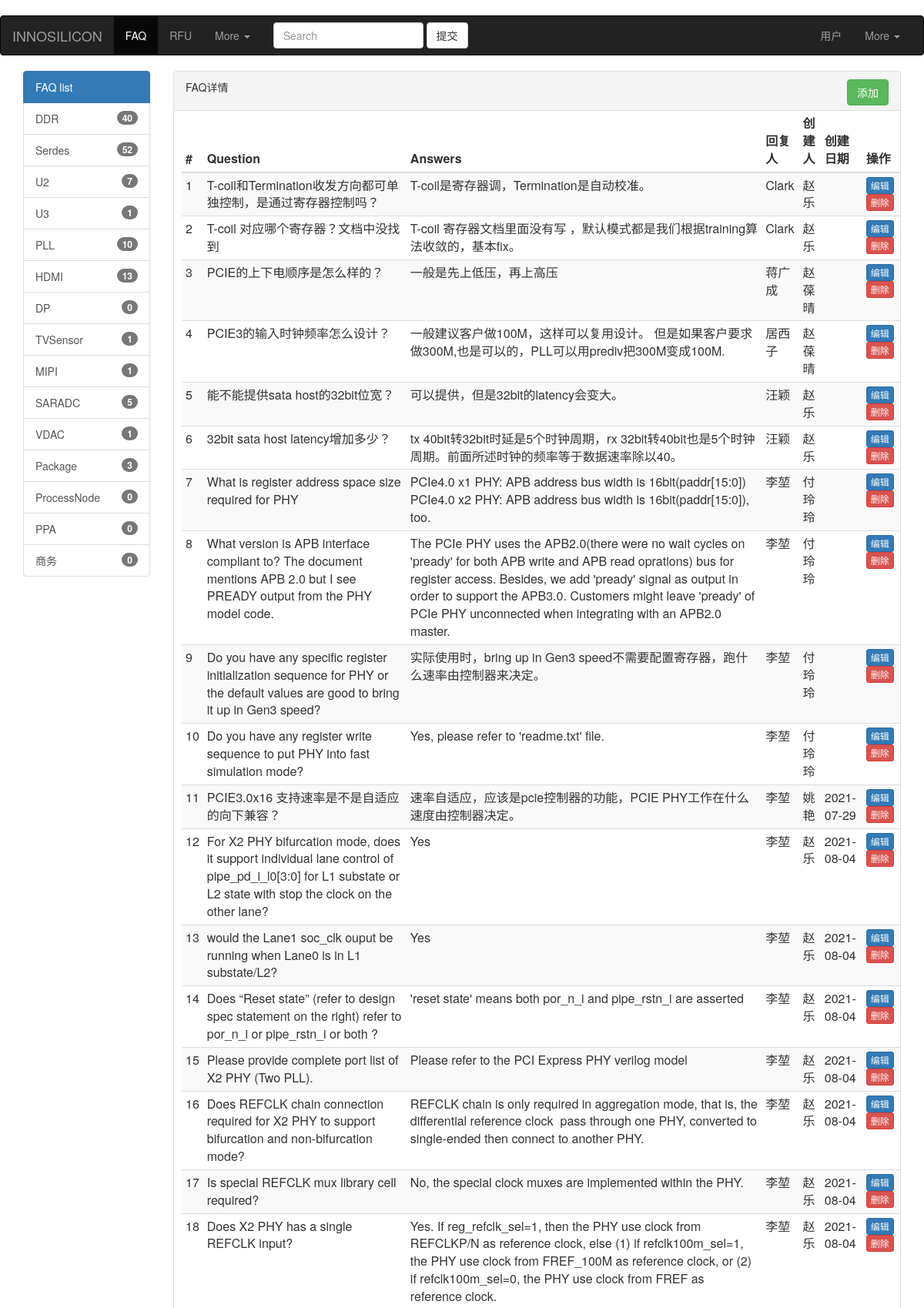
The page /index/serdes/ (upper part) on the database its author committed.
### app01/models.py (models this page shows)
class Serdes(models.Model):
    question =  models.TextField(verbose_name='问题')
    answers = models.TextField(verbose_name='回复',null=True)
    replier = models.CharField(verbose_name='回复人',max_length=32,null=True)
    creator = models.CharField(verbose_name='创建人',max_length=32,null=True)
    create_time = models.DateField(verbose_name='创建时间',auto_now=False,null=True)
    class Meta:
        verbose_name_plural = 'Serdes'

### app01/views.py (the view)
# urls.py: path('', views.Index.as_view()),
class Index(View):
    def get(self, request,name=None):
        table_list = [DDR, Serdes, U2, U3, Pll, Hdmi, Dp, TVSensor, MIPI, SARADC, VDAC, Package]
        name_list = ['DDR','Serdes','U2','U3','PLL','HDMI','DP','TVSensor','MIPI','SARADC','VDAC','Package']
        len_list = []
        for item in table_list:
            len_list.append(item.objects.count())
        rst_list = dict(zip(name_list,len_list))
        if name:
            name_upper = name.upper()
        else:
            name_upper = name
        if name_upper == 'DDR':
            ddr_queryset = DDR.objects.all()
        elif name_upper == 'HDMI':
            ddr_queryset = Hdmi.objects.all()
        elif name_upper == 'U2':
            ddr_queryset = U2.objects.all()
        elif name_upper == 'U3':
            ddr_queryset = U3.objects.all()
        elif name_upper =='PLL':
            ddr_queryset = Pll.objects.all()
        elif  name_upper == 'SERDES':
            ddr_queryset = Serdes.objects.all()
        elif name_upper == 'DP':
            ddr_queryset = Dp.objects.all()
        elif name_upper == 'TVSENSOR':
            ddr_queryset = TVSensor.objects.all()
        elif name_upper == 'MIPI':
            ddr_queryset = MIPI.objects.all()
        elif name_upper == 'SARADC':
            ddr_queryset = SARADC.objects.all()
        elif name_upper == 'VDAC':
            ddr_queryset = VDAC.objects.all()
        elif name_upper == 'PACKAGE':
            ddr_queryset = Package.objects.all()
        else:
            ddr_queryset = DDR.objects.all()
        return render(request,'index.html', locals())

### templates/index.html (shortened to what this page needs)
﻿<!DOCTYPE html>
<html>
<head>
    <link rel="stylesheet" href="https://cdn.staticfile.org/twitter-bootstrap/3.3.7/css/bootstrap.min.css">
</head>
<body>
<nav class="navbar navbar-inverse">
    <div class="container-fluid">
        <div class="navbar-header">
            <a class="navbar-brand" href="#">INNOSILICON </a>
        </div>
        <div class="collapse navbar-collapse" id="bs-example-navbar-collapse-1">
            <ul class="nav navbar-nav">
                <li class="active"><a href="/index/faq/">FAQ <span class="sr-only">(current)</span></a></li>
                <li><a href="#">RFU</a></li>
                <li class="dropdown">
                    <a href="#" class="dropdown-toggle" data-toggle="dropdown" role="button" aria-haspopup="true"
                       aria-expanded="false">More <span class="caret"></span></a>
                </li>
            </ul>
            <form class="navbar-form navbar-left">
                <div class="form-group">
                    <input type="text" class="form-control" placeholder="Search">
                </div>
                <button type="submit" class="btn btn-default">提交</button>
            </form>
            <ul class="nav navbar-nav navbar-right">
                <li><a href="#">用户</a></li>
                <li class="dropdown">
                    <a href="#" class="dropdown-toggle" data-toggle="dropdown" role="button" aria-haspopup="true"
                       aria-expanded="false">More <span class="caret"></span></a>
                </li>
            </ul>
        </div>
    </div>
</nav>
<div class="container-fluid">
    <div class='col-md-2 col-sm-2 col-xs-2 col-xm-2'>
        <div class="list-group">
            <a href="/index/faq/" class="list-group-item active">FAQ list</a>
            {% for k,v in rst_list.items %}
                 <a href="/index/{{ k|lower }}/" class="list-group-item"><span class="badge">{{ v }}</span>{{ k }}</a>
            {% endfor %}
            <a href="/index/processnode/" class="list-group-item">ProcessNode<span class="badge">0</span></a>
            <a href="/index/ppa/" class="list-group-item">PPA<span class="badge">0</span></a>
            <a href="/index/shangwu/" class="list-group-item">商务<span class="badge">0</span></a>
        </div>
    </div>
    <div class='col-md-10 col-sm-10 col-xs-10 col-xm-10'>
        <div class="panel panel-default">
            <div class="panel-heading ">
                <p>FAQ详情<a href="" class="btn btn-success pull-right">添加</a></p>
            </div>
            <div style="margin:0 0 0 10px">
                <table class="table table-hover table-striped table-condensed">
                    <thead>
                    <tr>
                        <th>#</th>
                        <th>Question</th>
                        <th>Answers</th>
                        <th>回复人</th>
                        <th>创建人</th>
                        <th>创建日期</th>
                        <th>操作</th>
                    </tr>
                    </thead>
                    <tbody>
                    {% for ddr_obj in ddr_queryset %}
                        <tr>
                            <td>{{ forloop.counter }}</td>
                            <td>{{ ddr_obj.question }}</td>
                            <td>{{ ddr_obj.answers }}</td>
                            <td>{{ ddr_obj.replier }}</td>
                            <td>{{ ddr_obj.creator }}</td>
                            <td>{{ ddr_obj.create_time|date:'Y-m-d' }}</td>
                            <td>
                                <a href="" class="btn btn-primary btn-xs">编辑</a>
                                <a href="" class="btn btn-danger btn-xs">删除</a>
                            </td>
                        </tr>
                    {% endfor %}
                    </tbody>
                </table>
            </div>
        </div>
    </div>
</div>
</body>
</html>

### rows shown on the page
Serdes: question "T-coil和Termination收发方向都可单独控制，是通过寄存器控制吗？", answers "T-coil是寄存器调，Termination是自动校准。", replier "Clark", creator "赵乐"
Serdes: question "T-coil 对应哪个寄存器？文档中没找到", answers "T-coil 寄存器文档里面没有写 ，默认模式都是我们根据training算法收敛的，基本fix。", replier "Clark", creator "赵乐"
Serdes: question "PCIE的上下电顺序是怎么样的？", answers "一般是先上低压，再上高压", replier "蒋广成", creator "赵葆晴"
Serdes: question "PCIE3的输入时钟频率怎么设计？", answers "一般建议客户做100M，这样可以复用设计。 但是如果客户要求做300M,也是可以的，PLL可以用prediv把300M变成100M.", replier "居西子", creator "赵葆晴"
Serdes: question "能不能提供sata host的32bit位宽？", answers "可以提供，但是32bit的latency会变大。", replier "汪颖", creator "赵乐"
Serdes: question "32bit sata host latency增加多少？", answers "tx 40bit转32bit时延是5个时钟周期，rx 32bit转40bit也是5个时钟周期。前面所述时钟的频率等于数据速率除以40。", replier "汪颖", creator "赵乐"
Serdes: question "What is register address space size required for PHY", answers "PCIe4.0 x1 PHY: APB address bus width is 16bit(paddr[15:0]) PCIe4.0 x2 PHY: APB address bus width is 16bit(paddr[15:0]), too.", replier "李堃", creator "付玲玲"
Serdes: question "What version is APB interface compliant to? The document mentions APB 2.0 but I see PREADY output from the PHY model code.", answers "The PCIe PHY uses the APB2.0(there were no wait cycles on 'pready' for both APB write and APB read oprations) bus for register access. Besides, we add 'pready' signal as output in order to support the APB3.0. Customers might leave 'pready' of PCIe PHY unconnected when integrating with an APB2.0 master.", replier "李堃", creator "付玲玲"
Serdes: question "Do you have any specific register initialization sequence for PHY or the default values are good to bring it up in Gen3 speed?", answers "实际使用时，bring up in Gen3 speed不需要配置寄存器，跑什么速率由控制器来决定。", replier "李堃", creator "付玲玲"
Serdes: question "Do you have any register write sequence to put PHY into fast simulation mode?", answers "Yes, please refer to 'readme.txt' file.", replier "李堃", creator "付玲玲"
Serdes: question "PCIE3.0x16 支持速率是不是自适应的向下兼容？", answers "速率自适应，应该是pcie控制器的功能，PCIE PHY工作在什么速度由控制器决定。", replier "李堃", creator "姚艳", create_time "2021-07-29"
Serdes: question "For X2 PHY bifurcation mode, does it support individual lane control of pipe_pd_i_l0[3:0] for L1 substate or L2 state with stop the clock on the other lane?", answers "Yes", replier "李堃", creator "赵乐", create_time "2021-08-04"
Serdes: question "would the Lane1 soc_clk ouput be running when Lane0 is in L1 substate/L2?", answers "Yes", replier "李堃", creator "赵乐", create_time "2021-08-04"
Serdes: question "Does “Reset state” (refer to design spec statement on the right) refer to por_n_i or pipe_rstn_i or both ?", answers "'reset state' means both por_n_i and pipe_rstn_i are asserted", replier "李堃", creator "赵乐", create_time "2021-08-04"
Serdes: question "Please provide complete port list of X2 PHY (Two PLL).", answers "Please refer to the PCI Express PHY verilog model", replier "李堃", creator "赵乐", create_time "2021-08-04"
Serdes: question "Does REFCLK chain connection required for X2 PHY to support bifurcation and non-bifurcation mode?", answers "REFCLK chain is only required in aggregation mode, that is, the differential reference clock pass through one PHY, converted to single-ended then connect to another PHY.", replier "李堃", creator "赵乐", create_time "2021-08-04"
Serdes: question "Is special REFCLK mux library cell required?", answers "No, the special clock muxes are implemented within the PHY.", replier "李堃", creator "赵乐", create_time "2021-08-04"
Serdes: question "Does X2 PHY has a single REFCLK input?", answers "Yes. If reg_refclk_sel=1, then the PHY use clock from REFCLKP/N as reference clock, else (1) if refclk100m_sel=1, the PHY use clock from FREF_100M as reference clock, or (2) if refclk100m_sel=0, the PHY use clock from FREF as reference clock.", replier "李堃", creator "赵乐", create_time "2021-08-04"

### other values the page prints
{{ v }} "40" "52" "7" "1" "10" "13" "0" "1" "1" "5" "1" "3"
{{ k }} "DDR" "Serdes" "U2" "U3" "PLL" "HDMI" "DP" "TVSensor" "MIPI" "SARADC" "VDAC" "Package"
